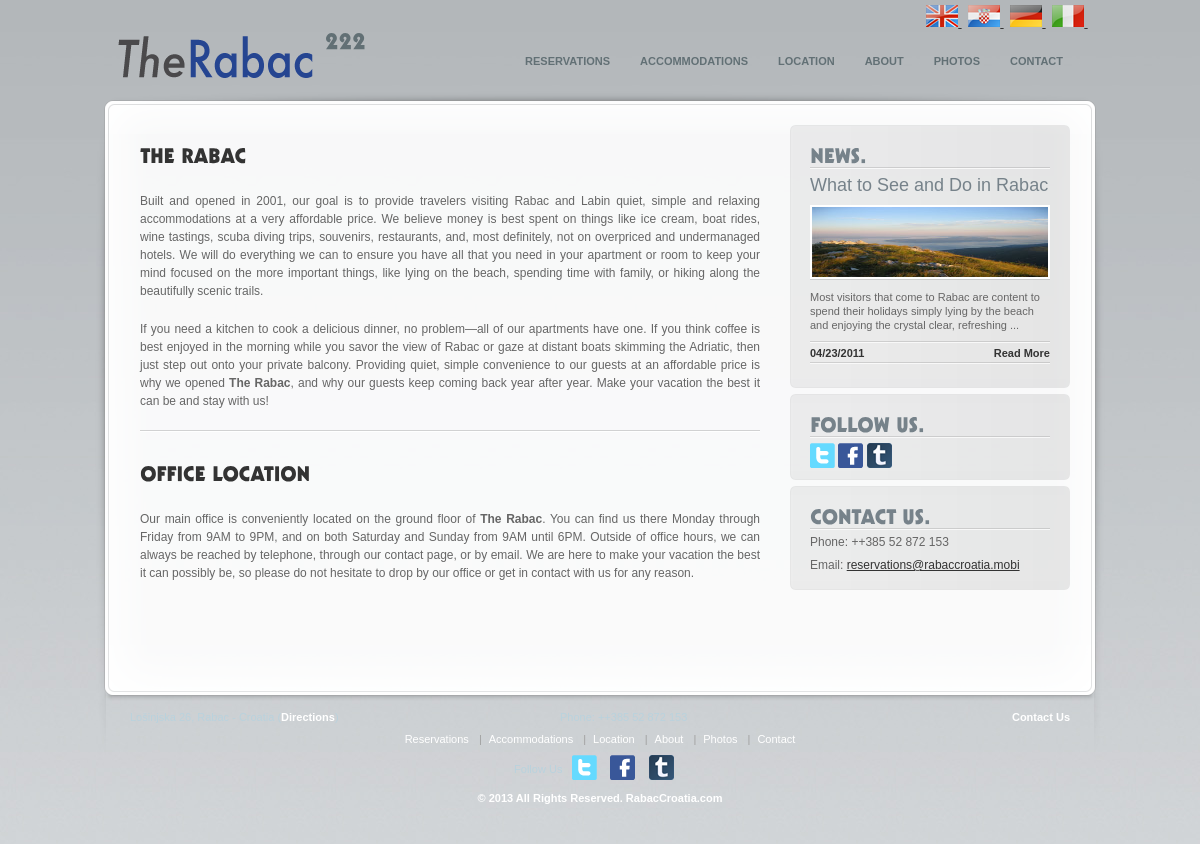
Page /page2.php?id=5 on the committed database.
### tables this page shows
CREATE TABLE `bsi_language` (
  `id` int(11) NOT NULL AUTO_INCREMENT,
  `language_name` varchar(255) NOT NULL,
  `language_code` varchar(4) NOT NULL,
  `language_file_name` varchar(255) NOT NULL,
  `is_active` tinyint(1) NOT NULL,
  `is_default` tinyint(1) NOT NULL,
  `display_order` int(11) NOT NULL,
  PRIMARY KEY (`id`),
  UNIQUE KEY `UNQ_lang_cd` (`language_code`)
);

CREATE TABLE `bsi_site_contents` (
  `id` int(10) unsigned NOT NULL AUTO_INCREMENT,
  `title_en` varchar(200) DEFAULT '',
  `title_hr` varchar(255) DEFAULT NULL,
  `title_de` varchar(255) DEFAULT NULL,
  `title_it` varchar(255) DEFAULT NULL,
  `status` enum('Y','N') NOT NULL DEFAULT 'Y',
  `file` text,
  `url` varchar(100) DEFAULT '',
  `parent_id` int(10) NOT NULL DEFAULT '0',
  `ord` int(11) NOT NULL DEFAULT '0',
  `contents_en` mediumtext,
  `contents_hr` mediumtext,
  `contents_de` mediumtext,
  `contents_it` mediumtext,
  `page_title` varchar(255) DEFAULT NULL,
  `page_keywords` text,
  `page_desc` text,
  `header_type` enum('1','0') DEFAULT NULL,
  `footer_type` enum('1','0') DEFAULT NULL,
  `template_type` tinyint(2) NOT NULL DEFAULT '0',
  PRIMARY KEY (`id`),
  UNIQUE KEY `cont_title` (`title_en`,`parent_id`)
);

CREATE TABLE `bsi_news_posts` (
  `id` int(11) NOT NULL AUTO_INCREMENT,
  `category_id` int(11) DEFAULT NULL,
  `title_en` varchar(256) DEFAULT NULL,
  `title_hr` varchar(256) DEFAULT NULL,
  `title_de` varchar(256) DEFAULT NULL,
  `title_it` varchar(256) DEFAULT NULL,
  `contents_en` text,
  `contents_hr` text,
  `contents_de` text,
  `contents_it` text,
  `image_small` varchar(256) NOT NULL,
  `image_medium` varchar(256) NOT NULL,
  `image_large` varchar(256) NOT NULL,
  `poster_name` varchar(256) NOT NULL,
  `date_posted` date NOT NULL,
  PRIMARY KEY (`id`),
  KEY `IDX_date_posted` (`date_posted`),
  KEY `FK_category_id` (`category_id`),
  CONSTRAINT `FK_category_id` FOREIGN KEY (`category_id`) REFERENCES `bsi_news_categories` (`id`) ON DELETE NO ACTION ON UPDATE NO ACTION
);

### page2.php (the view, shortened to what the rows shown need)
<?php
include_once ("includes/SystemConfiguration.class.php");
include("includes/language.php");
$page = null;
if (sizeof($_REQUEST) > 0 && isset($_REQUEST['id']) && is_numeric($_REQUEST['id']))
{
	$id = intval($_REQUEST['id']);
	$page = PageContents::fetchFromDb($id);
}
?>
<!DOCTYPE html PUBLIC "-//W3C//DTD XHTML 1.0 Strict//EN" "http://www.w3.org/TR/xhtml1/DTD/xhtml1-strict.dtd">
<html xmlns="http://www.w3.org/1999/xhtml">
<head>
    <link rel="stylesheet" href="css/reset.css" type="text/css" />
    <link rel="stylesheet" href="css/jquery.fancybox.css" type="text/css" />
    <link rel="stylesheet" href="css/nivo-slider.css" type="text/css" />
    <link rel="stylesheet" href="css/screen.css" type="text/css" />
    <link rel="stylesheet" href="css/date.css" type="text/css" />
    <link rel="stylesheet" href="css/datePicker.css" type="text/css" />
</head>
<body class="light">
    <div class="back">
        <div class="base">
            <?php include("header.php"); ?>
            <div class="page">
                <div class="page_inside clear">
                    <div class="subpage clear">
                        <div id="sidebar">
                            <div class="sidebox">
                                <h1><?= TEMPLATE_2_NEWS ?>.</h1>
                                <?php
                                $lastNewsPosts = NewsPost::fetchFromDbNewestX(2);
                                foreach ($lastNewsPosts as $newsPost)
                                {
                                ?>
                                	<div class="sideinner sidepost">
	                                    <h2>
	                                        <a href="news.php?id=<?= $newsPost->id ?>"><?= $newsPost->title->getText($language_selected) ?></a></h2>
	                                    <div class="post_thumb">
	                                    	<a href="<?= "news.php?id=" . $newsPost->id ?>">
	                                        	<img alt="<?= $newsPost->title->getText($language_selected) ?>" src="./images/<?= $newsPost->imageMedium ?>" />
                                        	</a>
	                                    </div>
	                                    <?= $newsPost->contents->getFirstXCharacters($language_selected, 150) ?> ...
	                                    <div class="rule">
	                                    </div>
	                                    <div class="post_links clear">
	                                        <span class="more"><a href="news.php?id=<?= $newsPost->id ?>" class="bold"><?= HOME_BOX_NEWS_READ_MORE ?></a></span> <span class="date">
	                                            <strong><?= $newsPost->postedDate->format("m/d/Y") ?></strong></span> &nbsp;
	                                    </div>
	                                    <div class="rule">
	                                    </div>
                                	</div>
                                <?php
                                }
                                ?>
                            </div>
                            <div class="sidebox">
                                <h1><?= TEMPLATE_2_FOLLOW_US ?>.</h1>
                            </div>
                            <div class="sidebox">
                                <h1><?= TEMPLATE_2_CONTACT_US ?>.</h1>
                            </div>
                        </div>
                        <div id="main" class="clear">
                        	<?= $page->contents->getText($language_selected) ?>
                        </div>
                    </div>
                </div>
            </div>
           	<?php include("footer.php") ?>
        </div>
    </div>
</body>
</html>

### header.php (shortened to what the rows shown need)
<?php
function outputMenuItemRecurse($parentId, $pad, $language_selected)
{
	$pages = PageContents::fetchFromDbActiveForParent($parentId);
	if (sizeof($pages) > 0)
	{
		echo $pad . "<ul>\n";
		foreach ($pages as $page)
		{
			echo $pad . '    <li><a href="' . $page->getUrl() . '">' . $page->title->getText($language_selected) . '</a>' . "\n";
			outputMenuItemRecurse($page->id, $pad . "	", $language_selected);
			echo $pad . "</li>\n";
		}
		echo $pad . "</ul>\n";
	}
}
?>
			<div id="header">
                <div style="float: right; padding-right: 5px; padding-top: 5px;">
				<?php
					$langauges = Language::fetchAllFromDbActive();
					foreach ($langauges as $language)
					{
				?>
						<a href="index.php?lang=<?= $language->languageCode ?>"
						   title="<?=$language->languageName?>">
						   <img src="images/<?=$language->languageCode?>.png"
						   		title="<?=$language->languageName?>" alt="<?=$language->languageName?>" />
						</a>&nbsp;
				<?php
					}
				?>
				</div>
				<div id="main_menu">
					<?php
						outputMenuItemRecurse(0, "                ", $language_selected)
					?>
				</div>
            </div>

### footer.php (shortened to what the rows shown need)
<?php
global $language_selected;
?>
			<div id="footer" class="clear">
                <div class="links" style="padding-top: 10px;">
                    <table width="100%">
                        <tr>
                            <td style="text-align: center;">
                            <?php
	                            $pages = PageContents::fetchFromDbActiveForParent(0);
								$separator="";
								foreach ($pages as $page)
								{
									echo $separator;
									echo '<a href="' . $page->getUrl() . '">' . $page->title->getText($language_selected) . '</a>' . "\n";
									$separator = '<span class="sep">|</span>';
								}
                            ?>
                            </td>
                        </tr>
                    </table>
                </div>
            </div>

### rows in the picture
bsi_language: shows a picture, language_code.title_en "RESERVATIONS", language_code.title_en "ACCOMMODATIONS", language_code.title_en "LOCATION", language_code.title_en "ABOUT", language_code.title_en "PHOTOS", language_code.title_en "CONTACT", language_code "What to See and Do in Rabac", language_code "Most visitors that come to Rabac are content to spend their holidays simply lying by the beach and enjoying the crystal clear, refreshing", language_code "Built and opened in 2001, our goal is to provide travelers visiting Rabac and Labin quiet, simple and relaxing accommodations at a very affordable price. We believe money is best spent on things like ice cream, boat rides, wine tastings, scuba diving trips, souvenirs, restaurants, and, most definitely, not on overpriced and undermanaged hotels. We will do everything we can to ensure you have all that you need in your apartment or room to keep your mind focused on the more important things, like lying on the beach, spending time with family, or hiking along the beautifully scenic trails. If you need a kitchen to cook a delicious dinner, no problem—all of our apartments have one. If you think…", language_code.title_en "Reservations", language_code.title_en "Accommodations", language_code.title_en "Location", language_code.title_en "About", language_code.title_en "Photos", language_code.title_en "Contact"
bsi_language: shows a picture
bsi_language: shows a picture
bsi_language: shows a picture
bsi_news_posts: image_medium (picture), date_posted "04/23/2011"

### other values in the picture
TEMPLATE_2_PHONE "Phone"
$systemConfiguration->getHotelDetails()->getHotelPhone() "++385 52 872 153"
TEMPLATE_2_EMAIL "Email"
$systemConfiguration->getHotelDetails()->getHotelEmail() "reservations@rabaccroatia.mobi"
FOOTER_DIRECTIONS "Directions"
FOOTER_CONTACT_US "Contact Us"
FOOTER_ALL_RIGHTS_RESERVED "All Rights Reserved"
